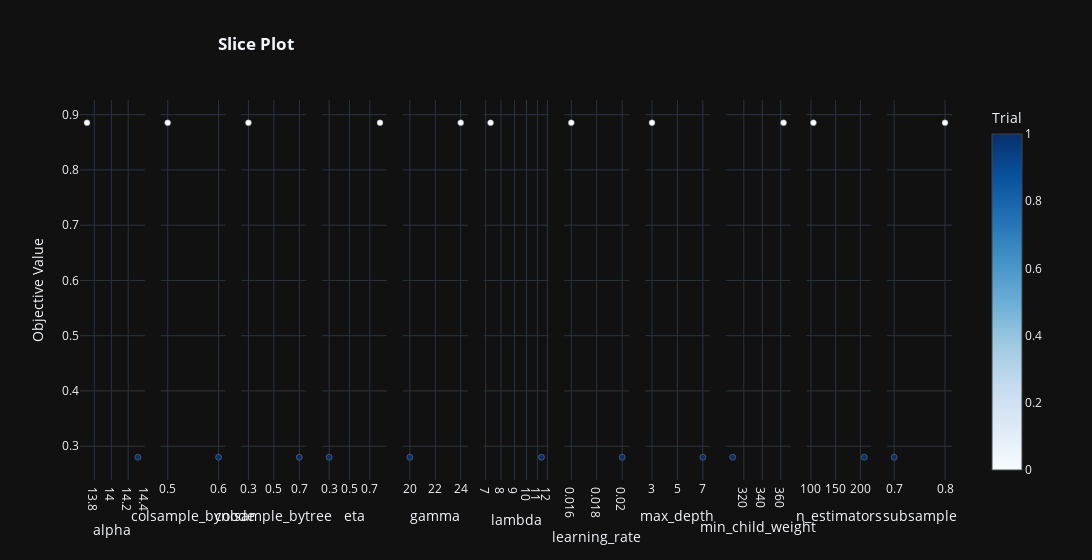

Write notebook code for a chart like this one.
### Code cell
fig = optuna.visualization.plot_slice(study)
fig.update_layout(template='plotly_dark', title='<b>Slice Plot', title_x=0.2)

### Figure 1 — Plotly figure (JSON) as saved in the notebook; plotly's stock layout.template omitted (floating-point values rounded to 4 significant figures)
{"data": [{"marker": {"color": [0, 1], "colorbar": {"title": {"text": "Trial"}, "x": 1, "xpad": 40}, "colorscale": [[0, "rgb(247,251,255)"], [0.125, "rgb(222,235,247)"], [0.25, "rgb(198,219,239)"], [0.375, "rgb(158,202,225)"], [0.5, "rgb(107,174,214)"], [0.625, "rgb(66,146,198)"], [0.75, "rgb(33,113,181)"], [0.875, "rgb(8,81,156)"], [1, "rgb(8,48,107)"]], "line": {"color": "Grey", "width": 0.5}, "showscale": true}, "mode": "markers", "showlegend": false, "type": "scatter", "x": [13.71, 14.32], "xaxis": "x", "y": [0.8853, 0.28], "yaxis": "y"}, {"marker": {"color": [0, 1], "colorbar": {"title": {"text": "Trial"}, "x": 1, "xpad": 40}, "colorscale": [[0, "rgb(247,251,255)"], [0.125, "rgb(222,235,247)"], [0.25, "rgb(198,219,239)"], [0.375, "rgb(158,202,225)"], [0.5, "rgb(107,174,214)"], [0.625, "rgb(66,146,198)"], [0.75, "rgb(33,113,181)"], [0.875, "rgb(8,81,156)"], [1, "rgb(8,48,107)"]], "line": {"color": "Grey", "width": 0.5}, "showscale": false}, "mode": "markers", "showlegend": false, "type": "scatter", "x": [0.5, 0.6], "xaxis": "x2", "y": [0.8853, 0.28], "yaxis": "y2"}, {"marker": {"color": [0, 1], "colorbar": {"title": {"text": "Trial"}, "x": 1, "xpad": 40}, "colorscale": [[0, "rgb(247,251,255)"], [0.125, "rgb(222,235,247)"], [0.25, "rgb(198,219,239)"], [0.375, "rgb(158,202,225)"], [0.5, "rgb(107,174,214)"], [0.625, "rgb(66,146,198)"], [0.75, "rgb(33,113,181)"], [0.875, "rgb(8,81,156)"], [1, "rgb(8,48,107)"]], "line": {"color": "Grey", "width": 0.5}, "showscale": false}, "mode": "markers", "showlegend": false, "type": "scatter", "x": [0.3, 0.7], "xaxis": "x3", "y": [0.8853, 0.28], "yaxis": "y3"}, {"marker": {"color": [0, 1], "colorbar": {"title": {"text": "Trial"}, "x": 1, "xpad": 40}, "colorscale": [[0, "rgb(247,251,255)"], [0.125, "rgb(222,235,247)"], [0.25, "rgb(198,219,239)"], [0.375, "rgb(158,202,225)"], [0.5, "rgb(107,174,214)"], [0.625, "rgb(66,146,198)"], [0.75, "rgb(33,113,181)"], [0.875, "rgb(8,81,156)"], [1, "rgb(8,48,107)"]], "line": {"color": "Grey", "width": 0.5}, "showscale": false}, "mode": "markers", "showlegend": false, "type": "scatter", "x": [0.8, 0.3], "xaxis": "x4", "y": [0.8853, 0.28], "yaxis": "y4"}, {"marker": {"color": [0, 1], "colorbar": {"title": {"text": "Trial"}, "x": 1, "xpad": 40}, "colorscale": [[0, "rgb(247,251,255)"], [0.125, "rgb(222,235,247)"], [0.25, "rgb(198,219,239)"], [0.375, "rgb(158,202,225)"], [0.5, "rgb(107,174,214)"], [0.625, "rgb(66,146,198)"], [0.75, "rgb(33,113,181)"], [0.875, "rgb(8,81,156)"], [1, "rgb(8,48,107)"]], "line": {"color": "Grey", "width": 0.5}, "showscale": false}, "mode": "markers", "showlegend": false, "type": "scatter", "x": [24, 20], "xaxis": "x5", "y": [0.8853, 0.28], "yaxis": "y5"}, {"marker": {"color": [0, 1], "colorbar": {"title": {"text": "Trial"}, "x": 1, "xpad": 40}, "colorscale": [[0, "rgb(247,251,255)"], [0.125, "rgb(222,235,247)"], [0.25, "rgb(198,219,239)"], [0.375, "rgb(158,202,225)"], [0.5, "rgb(107,174,214)"], [0.625, "rgb(66,146,198)"], [0.75, "rgb(33,113,181)"], [0.875, "rgb(8,81,156)"], [1, "rgb(8,48,107)"]], "line": {"color": "Grey", "width": 0.5}, "showscale": false}, "mode": "markers", "showlegend": false, "type": "scatter", "x": [7.304, 11.39], "xaxis": "x6", "y": [0.8853, 0.28], "yaxis": "y6"}, {"marker": {"color": [0, 1], "colorbar": {"title": {"text": "Trial"}, "x": 1, "xpad": 40}, "colorscale": [[0, "rgb(247,251,255)"], [0.125, "rgb(222,235,247)"], [0.25, "rgb(198,219,239)"], [0.375, "rgb(158,202,225)"], [0.5, "rgb(107,174,214)"], [0.625, "rgb(66,146,198)"], [0.75, "rgb(33,113,181)"], [0.875, "rgb(8,81,156)"], [1, "rgb(8,48,107)"]], "line": {"color": "Grey", "width": 0.5}, "showscale": false}, "mode": "markers", "showlegend": false, "type": "scatter", "x": [0.016, 0.02], "xaxis": "x7", "y": [0.8853, 0.28], "yaxis": "y7"}, {"marker": {"color": [0, 1], "colorbar": {"title": {"text": "Trial"}, "x": 1, "xpad": 40}, "colorscale": [[0, "rgb(247,251,255)"], [0.125, "rgb(222,235,247)"], [0.25, "rgb(198,219,239)"], [0.375, "rgb(158,202,225)"], [0.5, "rgb(107,174,214)"], [0.625, "rgb(66,146,198)"], [0.75, "rgb(33,113,181)"], [0.875, "rgb(8,81,156)"], [1, "rgb(8,48,107)"]], "line": {"color": "Grey", "width": 0.5}, "showscale": false}, "mode": "markers", "showlegend": false, "type": "scatter", "x": [3, 7], "xaxis": "x8", "y": [0.8853, 0.28], "yaxis": "y8"}, {"marker": {"color": [0, 1], "colorbar": {"title": {"text": "Trial"}, "x": 1, "xpad": 40}, "colorscale": [[0, "rgb(247,251,255)"], [0.125, "rgb(222,235,247)"], [0.25, "rgb(198,219,239)"], [0.375, "rgb(158,202,225)"], [0.5, "rgb(107,174,214)"], [0.625, "rgb(66,146,198)"], [0.75, "rgb(33,113,181)"], [0.875, "rgb(8,81,156)"], [1, "rgb(8,48,107)"]], "line": {"color": "Grey", "width": 0.5}, "showscale": false}, "mode": "markers", "showlegend": false, "type": "scatter", "x": [363, 308], "xaxis": "x9", "y": [0.8853, 0.28], "yaxis": "y9"}, {"marker": {"color": [0, 1], "colorbar": {"title": {"text": "Trial"}, "x": 1, "xpad": 40}, "colorscale": [[0, "rgb(247,251,255)"], [0.125, "rgb(222,235,247)"], [0.25, "rgb(198,219,239)"], [0.375, "rgb(158,202,225)"], [0.5, "rgb(107,174,214)"], [0.625, "rgb(66,146,198)"], [0.75, "rgb(33,113,181)"], [0.875, "rgb(8,81,156)"], [1, "rgb(8,48,107)"]], "line": {"color": "Grey", "width": 0.5}, "showscale": false}, "mode": "markers", "showlegend": false, "type": "scatter", "x": [105, 208], "xaxis": "x10", "y": [0.8853, 0.28], "yaxis": "y10"}, {"marker": {"color": [0, 1], "colorbar": {"title": {"text": "Trial"}, "x": 1, "xpad": 40}, "colorscale": [[0, "rgb(247,251,255)"], [0.125, "rgb(222,235,247)"], [0.25, "rgb(198,219,239)"], [0.375, "rgb(158,202,225)"], [0.5, "rgb(107,174,214)"], [0.625, "rgb(66,146,198)"], [0.75, "rgb(33,113,181)"], [0.875, "rgb(8,81,156)"], [1, "rgb(8,48,107)"]], "line": {"color": "Grey", "width": 0.5}, "showscale": false}, "mode": "markers", "showlegend": false, "type": "scatter", "x": [0.8, 0.7], "xaxis": "x11", "y": [0.8853, 0.28], "yaxis": "y11"}], "layout": {"title": {"text": "<b>Slice Plot", "x": 0.2}, "width": 3300, "xaxis": {"anchor": "y", "domain": [0, 0.07438], "title": {"text": "alpha"}, "type": "log"}, "xaxis10": {"anchor": "y10", "domain": [0.8331, 0.9074], "title": {"text": "n_estimators"}}, "xaxis11": {"anchor": "y11", "categoryarray": [0.5, 0.6, 0.7, 0.8, 1], "categoryorder": "array", "domain": [0.9256, 1.0], "title": {"text": "subsample"}, "type": "category"}, "xaxis2": {"anchor": "y2", "categoryarray": [0.3, 0.4, 0.5, 0.6, 0.7, 0.8, 0.9, 1], "categoryorder": "array", "domain": [0.09256, 0.1669], "title": {"text": "colsample_bynode"}, "type": "category"}, "xaxis3": {"anchor": "y3", "categoryarray": [0.3, 0.4, 0.5, 0.6, 0.7, 0.8, 0.9, 1], "categoryorder": "array", "domain": [0.1851, 0.2595], "title": {"text": "colsample_bytree"}, "type": "category"}, "xaxis4": {"anchor": "y4", "categoryarray": [0.3, 0.4, 0.5, 0.6, 0.7, 0.8, 0.9, 1], "categoryorder": "array", "domain": [0.2777, 0.3521], "title": {"text": "eta"}, "type": "category"}, "xaxis5": {"anchor": "y5", "categoryarray": [18, 19, 20, 21, 22, 23, 24, 25], "categoryorder": "array", "domain": [0.3702, 0.4446], "title": {"text": "gamma"}, "type": "category"}, "xaxis6": {"anchor": "y6", "domain": [0.4628, 0.5372], "title": {"text": "lambda"}, "type": "log"}, "xaxis7": {"anchor": "y7", "categoryarray": [0.008, 0.01, 0.012, 0.014, 0.016, 0.018, 0.02], "categoryorder": "array", "domain": [0.5554, 0.6298], "title": {"text": "learning_rate"}, "type": "category"}, "xaxis8": {"anchor": "y8", "categoryarray": [3, 4, 5, 6, 7], "categoryorder": "array", "domain": [0.6479, 0.7223], "title": {"text": "max_depth"}, "type": "category"}, "xaxis9": {"anchor": "y9", "domain": [0.7405, 0.8149], "title": {"text": "min_child_weight"}}, "yaxis": {"anchor": "x", "domain": [0, 1], "title": {"text": "Objective Value"}}, "yaxis10": {"anchor": "x10", "domain": [0, 1], "matches": "y", "showticklabels": false}, "yaxis11": {"anchor": "x11", "domain": [0, 1], "matches": "y", "showticklabels": false}, "yaxis2": {"anchor": "x2", "domain": [0, 1], "matches": "y", "showticklabels": false}, "yaxis3": {"anchor": "x3", "domain": [0, 1], "matches": "y", "showticklabels": false}, "yaxis4": {"anchor": "x4", "domain": [0, 1], "matches": "y", "showticklabels": false}, "yaxis5": {"anchor": "x5", "domain": [0, 1], "matches": "y", "showticklabels": false}, "yaxis6": {"anchor": "x6", "domain": [0, 1], "matches": "y", "showticklabels": false}, "yaxis7": {"anchor": "x7", "domain": [0, 1], "matches": "y", "showticklabels": false}, "yaxis8": {"anchor": "x8", "domain": [0, 1], "matches": "y", "showticklabels": false}, "yaxis9": {"anchor": "x9", "domain": [0, 1], "matches": "y", "showticklabels": false}}}
